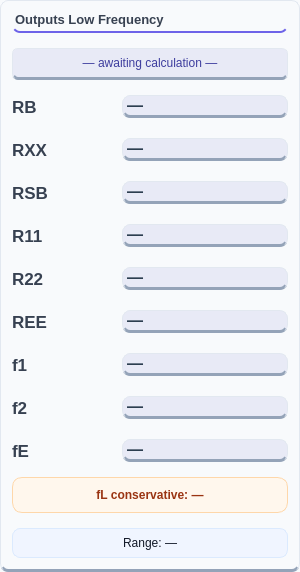
        <widget class="QFrame" name="frameOutputs">
         <property name="sizePolicy">
          <sizepolicy hsizetype="Preferred" vsizetype="Preferred">
           <horstretch>0</horstretch>
           <verstretch>0</verstretch>
          </sizepolicy>
         </property>
         <property name="minimumSize">
          <size>
           <width>300</width>
           <height>0</height>
          </size>
         </property>
         <property name="maximumSize">
          <size>
           <width>16777215</width>
           <height>16777215</height>
          </size>
         </property>
         <property name="styleSheet">
          <string notr="true">background-color: #f8fafc;
color: #334155;
border-radius: 8px;
border: 1px solid #e2e8f0;
border-bottom: 3px solid #94a3b8;
font-family: 'Inter', sans-serif;</string>
         </property>
         <property name="frameShape">
          <enum>QFrame::Shape::StyledPanel</enum>
         </property>
         <layout class="QVBoxLayout" name="verticalLayout_2">
          <property name="spacing">
           <number>15</number>
          </property>
          <item>
           <widget class="QLabel" name="labelOutput">
            <property name="sizePolicy">
             <sizepolicy hsizetype="Preferred" vsizetype="Fixed">
              <horstretch>0</horstretch>
              <verstretch>0</verstretch>
             </sizepolicy>
            </property>
            <property name="styleSheet">
             <string notr="true">QLabel {
    color: #374151;
    font-size: 13px;
    font-weight: 600;
	background-color: transparent;
    padding-bottom: 4px;
    border: none;
    border-bottom: 2px solid #6D63E8;
	
	
	font: 13pt &quot;Rockwell&quot;;
}</string>
            </property>
            <property name="text">
             <string>Outputs Low Frequency</string>
            </property>
           </widget>
          </item>
          <item>
           <widget class="QLabel" name="labelMode">
            <property name="minimumSize">
             <size>
              <width>0</width>
              <height>32</height>
             </size>
            </property>
            <property name="maximumSize">
             <size>
              <width>16777215</width>
              <height>32</height>
             </size>
            </property>
            <property name="styleSheet">
             <string notr="true">QLabel {
    background-color: #e8eaf6;
    color: #3d3d9e;
    border-radius: 6px;
    font: 700 11pt &quot;Rockwell&quot;;
    padding: 4px 14px; 
    qproperty-alignment: AlignCenter;
}</string>
            </property>
            <property name="text">
             <string>— awaiting calculation —</string>
            </property>
            <property name="alignment">
             <set>Qt::AlignmentFlag::AlignCenter</set>
            </property>
           </widget>
          </item>
          <item>
           <layout class="QGridLayout" name="gridOutputs">
            <property name="horizontalSpacing">
             <number>10</number>
            </property>
            <property name="verticalSpacing">
             <number>20</number>
            </property>
            <item row="0" column="0">
             <widget class="QLabel" name="labelRBOutTitle">
              <property name="minimumSize">
               <size>
                <width>0</width>
                <height>0</height>
               </size>
              </property>
              <property name="maximumSize">
               <size>
                <width>100</width>
                <height>16777215</height>
               </size>
              </property>
              <property name="styleSheet">
               <string notr="true">QLabel {
    color: #374151;
    font-family: &quot;Rockwell&quot;;
    font-size: 13pt;
    font-weight: bold;
    background: transparent;
    border: none;
}</string>
              </property>
              <property name="text">
               <string>RB</string>
              </property>
             </widget>
            </item>
            <item row="0" column="1">
             <widget class="QLabel" name="labelRBOut">
              <property name="styleSheet">
               <string notr="true">font-size: 16px; font-weight: bold; color: #2c3e50; background: #e8eaf6;

</string>
              </property>
              <property name="text">
               <string>—</string>
              </property>
              <property name="result" stdset="0">
               <bool>true</bool>
              </property>
             </widget>
            </item>
            <item row="1" column="0">
             <widget class="QLabel" name="labelRXXTitle">
              <property name="minimumSize">
               <size>
                <width>0</width>
                <height>0</height>
               </size>
              </property>
              <property name="maximumSize">
               <size>
                <width>100</width>
                <height>16777215</height>
               </size>
              </property>
              <property name="styleSheet">
               <string notr="true">QLabel {
    color: #374151;
    font-family: &quot;Rockwell&quot;;
    font-size: 13pt;
    font-weight: bold;
    background: transparent;
    border: none;
}</string>
              </property>
              <property name="text">
               <string>RXX</string>
              </property>
             </widget>
            </item>
            <item row="1" column="1">
             <widget class="QLabel" name="labelRXX">
              <property name="styleSheet">
               <string notr="true">font-size: 16px; font-weight: bold; color: #2c3e50; background: #e8eaf6;

</string>
              </property>
              <property name="text">
               <string>—</string>
              </property>
              <property name="result" stdset="0">
               <bool>true</bool>
              </property>
             </widget>
            </item>
            <item row="2" column="0">
             <widget class="QLabel" name="labelRSBTitle">
              <property name="minimumSize">
               <size>
                <width>0</width>
                <height>0</height>
               </size>
              </property>
              <property name="maximumSize">
               <size>
                <width>100</width>
                <height>16777215</height>
               </size>
              </property>
              <property name="styleSheet">
               <string notr="true">QLabel {
    color: #374151;
    font-family: &quot;Rockwell&quot;;
    font-size: 13pt;
    font-weight: bold;
    background: transparent;
    border: none;
}</string>
              </property>
              <property name="text">
               <string>RSB</string>
              </property>
             </widget>
            </item>
            <item row="2" column="1">
             <widget class="QLabel" name="labelRSB">
              <property name="styleSheet">
               <string notr="true">font-size: 16px; font-weight: bold; color: #2c3e50; background: #e8eaf6;

</string>
              </property>
              <property name="text">
               <string>—</string>
              </property>
              <property name="result" stdset="0">
               <bool>true</bool>
              </property>
             </widget>
            </item>
            <item row="3" column="0">
             <widget class="QLabel" name="labelR11Title">
              <property name="minimumSize">
               <size>
                <width>0</width>
                <height>0</height>
               </size>
              </property>
              <property name="maximumSize">
               <size>
                <width>100</width>
                <height>16777215</height>
               </size>
              </property>
              <property name="styleSheet">
               <string notr="true">QLabel {
    color: #374151;
    font-family: &quot;Rockwell&quot;;
    font-size: 13pt;
    font-weight: bold;
    background: transparent;
    border: none;
}</string>
              </property>
              <property name="text">
               <string>R11</string>
              </property>
             </widget>
            </item>
            <item row="3" column="1">
             <widget class="QLabel" name="labelR11">
              <property name="styleSheet">
               <string notr="true">font-size: 16px; font-weight: bold; color: #2c3e50; background: #e8eaf6;

</string>
              </property>
              <property name="text">
               <string>—</string>
              </property>
              <property name="result" stdset="0">
               <bool>true</bool>
              </property>
             </widget>
            </item>
            <item row="4" column="0">
             <widget class="QLabel" name="labelR22Title">
              <property name="minimumSize">
               <size>
                <width>0</width>
                <height>0</height>
               </size>
              </property>
              <property name="maximumSize">
               <size>
                <width>100</width>
                <height>16777215</height>
               </size>
              </property>
              <property name="styleSheet">
               <string notr="true">QLabel {
    color: #374151;
    font-family: &quot;Rockwell&quot;;
    font-size: 13pt;
    font-weight: bold;
    background: transparent;
    border: none;
}</string>
              </property>
              <property name="text">
               <string>R22</string>
              </property>
             </widget>
            </item>
            <item row="4" column="1">
             <widget class="QLabel" name="labelR22">
              <property name="styleSheet">
               <string notr="true">font-size: 16px; font-weight: bold; color: #2c3e50; background: #e8eaf6;

</string>
              </property>
              <property name="text">
               <string>—</string>
              </property>
              <property name="result" stdset="0">
               <bool>true</bool>
              </property>
             </widget>
            </item>
            <item row="5" column="0">
             <widget class="QLabel" name="labelREETitle">
              <property name="minimumSize">
               <size>
                <width>0</width>
                <height>0</height>
               </size>
              </property>
              <property name="maximumSize">
               <size>
                <width>100</width>
                <height>16777215</height>
               </size>
              </property>
              <property name="styleSheet">
               <string notr="true">QLabel {
    color: #374151;
    font-family: &quot;Rockwell&quot;;
    font-size: 13pt;
    font-weight: bold;
    background: transparent;
    border: none;
}</string>
              </property>
              <property name="text">
               <string>REE</string>
              </property>
             </widget>
            </item>
            <item row="5" column="1">
             <widget class="QLabel" name="labelREE">
              <property name="styleSheet">
               <string notr="true">font-size: 16px; font-weight: bold; color: #2c3e50; background: #e8eaf6;

</string>
              </property>
              <property name="text">
               <string>—</string>
              </property>
              <property name="result" stdset="0">
               <bool>true</bool>
              </property>
             </widget>
            </item>
            <item row="6" column="0">
             <widget class="QLabel" name="labelF1Title">
              <property name="minimumSize">
               <size>
                <width>0</width>
                <height>0</height>
               </size>
              </property>
              <property name="maximumSize">
               <size>
                <width>100</width>
                <height>16777215</height>
               </size>
              </property>
              <property name="styleSheet">
               <string notr="true">QLabel {
    color: #374151;
    font-family: &quot;Rockwell&quot;;
    font-size: 13pt;
    font-weight: bold;
    background: transparent;
    border: none;
}</string>
              </property>
              <property name="text">
               <string>f1</string>
              </property>
             </widget>
            </item>
            <item row="6" column="1">
             <widget class="QLabel" name="labelF1">
              <property name="styleSheet">
               <string notr="true">font-size: 16px; font-weight: bold; color: #2c3e50; background: #e8eaf6;

</string>
              </property>
              <property name="text">
               <string>—</string>
              </property>
              <property name="result" stdset="0">
               <bool>true</bool>
              </property>
             </widget>
            </item>
            <item row="7" column="0">
             <widget class="QLabel" name="labelF2Title">
              <property name="minimumSize">
               <size>
                <width>0</width>
                <height>0</height>
               </size>
              </property>
              <property name="maximumSize">
               <size>
                <width>100</width>
                <height>16777215</height>
               </size>
              </property>
              <property name="styleSheet">
               <string notr="true">QLabel {
    color: #374151;
    font-family: &quot;Rockwell&quot;;
    font-size: 13pt;
    font-weight: bold;
    background: transparent;
    border: none;
}</string>
              </property>
              <property name="text">
               <string>f2</string>
              </property>
             </widget>
            </item>
            <item row="7" column="1">
             <widget class="QLabel" name="labelF2">
              <property name="styleSheet">
               <string notr="true">font-size: 16px; font-weight: bold; color: #2c3e50; background: #e8eaf6;

</string>
              </property>
              <property name="text">
               <string>—</string>
              </property>
              <property name="result" stdset="0">
               <bool>true</bool>
              </property>
             </widget>
            </item>
            <item row="8" column="0">
             <widget class="QLabel" name="labelFETitle">
              <property name="minimumSize">
               <size>
                <width>0</width>
                <height>0</height>
               </size>
              </property>
              <property name="maximumSize">
               <size>
                <width>100</width>
                <height>16777215</height>
               </size>
              </property>
              <property name="styleSheet">
               <string notr="true">QLabel {
    color: #374151;
    font-family: &quot;Rockwell&quot;;
    font-size: 13pt;
    font-weight: bold;
    background: transparent;
    border: none;
}</string>
              </property>
              <property name="text">
               <string>fE</string>
              </property>
             </widget>
            </item>
            <item row="8" column="1">
             <widget class="QLabel" name="labelFE">
              <property name="styleSheet">
               <string notr="true">font-size: 16px; font-weight: bold; color: #2c3e50; background: #e8eaf6;

</string>
              </property>
              <property name="text">
               <string>—</string>
              </property>
              <property name="result" stdset="0">
               <bool>true</bool>
              </property>
             </widget>
            </item>
           </layout>
          </item>
          <item>
           <widget class="QLabel" name="labelFLConservative">
            <property name="styleSheet">
             <string notr="true">QLabel {
    background-color: #fff7ed;
    border: 1px solid #fed7aa;
    border-radius: 10px;
    padding: 10px;
    color: #9a3412;
    font-size: 12px;
    font-weight: 700;
}</string>
            </property>
            <property name="text">
             <string>fL conservative: —</string>
            </property>
            <property name="alignment">
             <set>Qt::AlignmentFlag::AlignCenter</set>
            </property>
           </widget>
          </item>
          <item>
           <widget class="QLabel" name="labelFLRange">
            <property name="styleSheet">
             <string notr="true">QLabel {
    background-color: #f0f5ff;
    border: 1px solid #dbeafe;
    border-radius: 8px;
    padding: 7px 5px;
    color: #111827;
    font-size: 12px;
}</string>
            </property>
            <property name="text">
             <string>Range: —</string>
            </property>
            <property name="alignment">
             <set>Qt::AlignmentFlag::AlignCenter</set>
            </property>
            <property name="result" stdset="0">
             <bool>true</bool>
            </property>
           </widget>
          </item>
         </layout>
        </widget>
